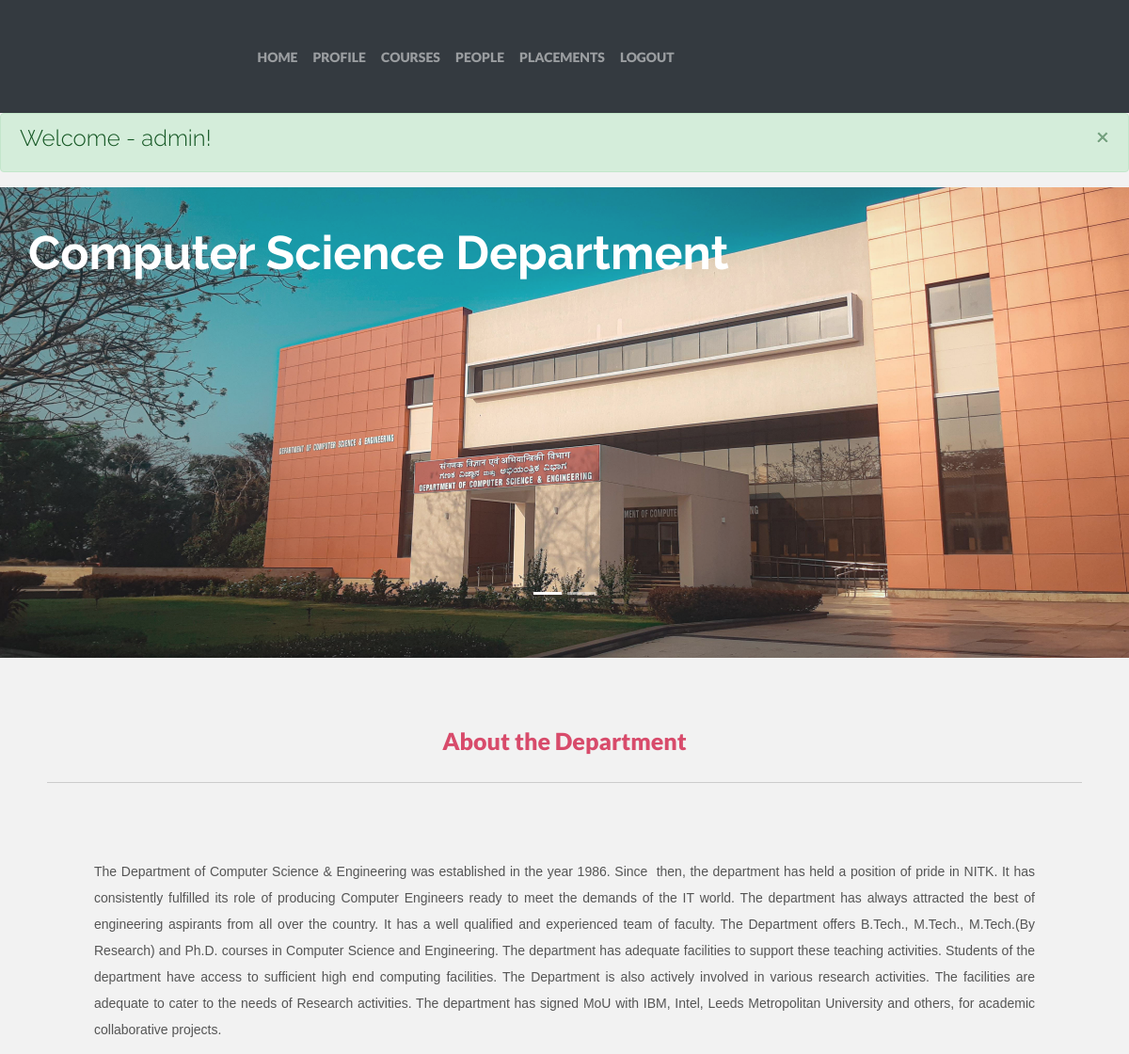
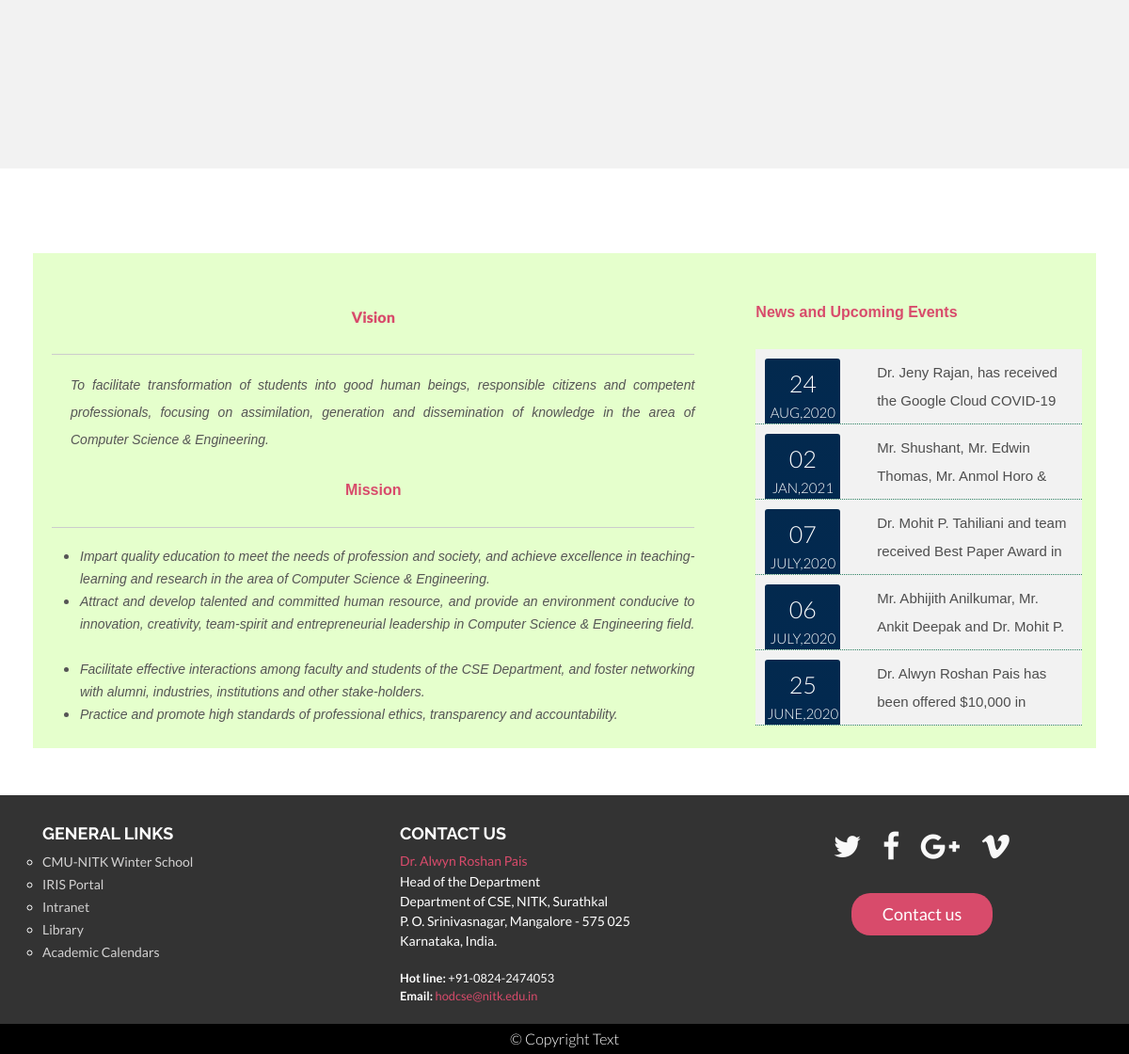
Page /index.php (signed in) on the committed database (2 pictures, top to bottom).
### tables this page shows
CREATE TABLE `news` (
  `News_id` int(11) NOT NULL,
  `day` varchar(4) NOT NULL,
  `Date` varchar(11) NOT NULL,
  `Content` varchar(100) NOT NULL
);

### index.php (the view, shortened to what this page needs)
<!doctype html>
<html lang="en">
  <head>
    <link rel="stylesheet" href="http://cdnjs.cloudflare.com/ajax/libs/font-awesome/4.6.3/css/font-awesome.min.css">
    <link rel="stylesheet" href="https://stackpath.bootstrapcdn.com/bootstrap/4.5.0/css/bootstrap.min.css">
    <link rel="stylesheet" type="text/css" href="css/style.css">
    <link href="css/font-awesome.min.css" rel="stylesheet">
  </head>
  <body>
    <?php
    require 'partials/_nav.php';
    ?>
    <div class="">
        <div class="alert alert-success alert-dismissible fade show" role="alert">
        <h4 class="alert-heading">Welcome - <?php echo $_SESSION['Name']; ?>!</h4>
        <button type="button" class='close' data-dismiss='alert' aria-label='Close'>
          <span aria-hidden='true'>&times;</span>
        </button>
        </div>
    </div>
<div id="demo" class="carousel slide slidespc" data-ride="carousel">
  <ul class="carousel-indicators">
    <li data-target="#demo" data-slide-to="0" class="active"></li>
    <li data-target="#demo" data-slide-to="1"></li>
  </ul>
  <div class="carousel-inner">
    <div class="carousel-item active ">
          <img style="width: 100%; height: 500px; opacity: 0.9;
	filter: alpha(opacity=80);" src="dept.jpg" alt="CSE deptartment">
            <div class="carousel-caption">
              <h3 class="top-left" style="color: #fff; font-size: 50px; font-weight: 700;">Computer Science Department </h3>
            </div>
    </div>
    </div>
  </div>
<br />
<div style="padding: 50px 50px;">
					<p style="font-size: 13.008px; text-align: center;"><span style="font-size:25px; text-align: center; font-weight: bold;"><span style="color: #d84b6b;"><span><strong>About the Department</strong></span></span></span></p>
					<hr />
					<p style="font-size: 13.008px;">   </p>
					<p style="font-size: 13.008px; text-align: justify; padding: 10px 50px;"><span style="font-size:14px;"><span style="font-family:arial,helvetica,sans-serif;">The Department of Computer Science &amp; Engineering was established in the year 1986. Since  then, the department has held a position of pride in NITK. It has consistently fulfilled its role of producing Computer Engineers ready to meet the demands of the IT world. The department has always attracted the best of engineering aspirants from all over the country. It has a well qualified and experienced team of faculty. The Department offers B.Tech., M.Tech., M.Tech.(By Research) and Ph.D. courses in Computer Science and Engineering. The department has adequate facilities to support these teaching activities. Students of the department have access to sufficient high end computing facilities. The Department is also actively involved in various research activities. The facilities are adequate to cater to the needs of Research activities. The department has signed MoU with IBM, Intel, Leeds Metropolitan University and others, for academic collaborative projects.</span></span></p>
					<p style="font-size: 13.008px;">   </p>
					<p style="font-size: 13.008px;">   </p>
				</div>
		<div class="row" style="padding:  90px 50px 50px 50px; background-color: #fff;">
      <div class="vision col-8" style="padding: 30px 50px 0px 20px; background-color: #e5ffcc; ">
      <br />
      <p style="text-align: center;"><span><span ><span style="color:#d84b6b; font-weight: bold;"><strong style="font-size: 16.008px;">Vision</strong></span></span></span></p>
            <hr />
            <div style="margin-left: 20px;">
            <p style="text-align: justify;"><span style="font-size:14px;"><span style="font-family:arial,helvetica,sans-serif;"><em><span style="line-height: 1.538em;">To facilitate transformation of students into good human beings, responsible citizens and competent professionals, focusing on assimilation, generation and dissemination of knowledge in the area of Computer Science &amp; Engineering.  </span></em></span></span></p>
</div>
            <p style="text-align: center;"><span style="font-size:16px;"><span style="font-family:arial,helvetica,sans-serif;"><span style="color: #d84b6b; font-weight: bold;"><strong>Mission</strong></span></span></span></p>
            <hr />
            <div style="margin-left: 30px;">
            <ul>
                <li style="text-align: justify;"><span style="font-size:14px;"><span style="font-family:arial,helvetica,sans-serif;"><em>Impart quality education to meet the needs of profession and society, and achieve excellence in teaching-learning and research in the area of Computer Science &amp; Engineering.  </em></span></span></li>
                <li style="text-align: justify;"><span style="font-size:14px;"><span style="font-family:arial,helvetica,sans-serif;"><em>Attract and develop talented and committed human resource, and provide an environment conducive to innovation, creativity, team-spirit and entrepreneurial leadership in Computer Science &amp; Engineering field.  </em></span></span></li>
                <li style="text-align: justify;"><span style="font-size:14px;"><span style="font-family:arial,helvetica,sans-serif;"><em>Facilitate effective interactions among faculty and students of the <span data-scayt_word="CSE" data-scaytid="1">CSE</span> Department, and foster networking with alumni, industries, institutions and other stake-holders.</em></span></span></li>
                <li style="text-align: justify;"><span style="font-size:14px;"><span style="font-family:arial,helvetica,sans-serif;"><em>Practice and promote high standards of professional ethics, transparency and accountability.</em></span></span></li>
            </ul>
</div>
      </div>
      <div class="news-scroll col-4" style="background-color: #e5ffcc; padding: 50px -20px 0px 0px;">
      <br />
      <br />
      <p><span style="color:#000000;"><strong style="font-size: 13.008px;"><span style="font-family: arial, helvetica, sans-serif; font-size: 16px; color: #d84b6b; text-align: center; font-weight: bold;">News and Upcoming Events</span></strong></span></p>
        <div id="nt-example1-container">
                <ul id="nt-example1">
              <?php
              require 'partials/_dbconnect.php';
              if($_SERVER['REQUEST_METHOD'] =="GET"){
              $query = "SELECT * FROM news";
              $result = mysqli_query($link,$query);
               while ($row =mysqli_fetch_array($result)) {?>
               <li><div class="row src"><div class="col-4">
                        <div class="date-blk" id="news-div"><span id="n-span1">
                <?php echo "".$row["day"]."";  ?> </span><span id="n-span2"> <?php echo "".$row["Date"].""; ?></div></div> <div class="col-8" id="n-content" style="font-family:arial,helvetica,sans-serif;"><?php echo"".$row["Content"]."";?></div></em></div></li>
              <?php }
            }
              ?>
                </ul>
            </div>
            <br />
      </div>
    </div>
    <?php
    require 'partials/_footer.php';
    ?>
  </body>
</html>

### css/style.css (style rules this page uses)
body { background-color: #f2f2f2; font-family: "Lato"; font-weight: 300; font-size: 16px; color: #555; -webkit-font-smoothing: antialiased; -webkit-overflow-scrolling: touch; }
h1, h2, h3, h4, h5, h6 { font-family: "Raleway"; font-weight: 300; color: #333; }
p { line-height: 28px; margin-bottom: 25px; }
hr { display: block; height: 1px; border: 0; border-top: 1px solid #ccc; margin: 1em 0; padding: 0; }
body { overflow-x: hidden; }
ul, li { margin: 0; padding: 0; }
.carousel-inner>.carousel-item>img { width: 100%; height: 450px; }
.carousel-caption .top-left { position: absolute; top: -400px; left: -150px; }
.carousel-indicators { top: 420px; }
#nt-example1 { max-width: 620px; margin: auto; }
#nt-example1-container { text-align: center; }
#nt-example1 li { color: #4e4e4e; background: #F2F2F2; overflow: hidden; height: 80px; padding: 10px; line-height: 30px; list-style: none; font-size: 24px; text-align: left; border-bottom: 1px dotted #2c8162; }
#news-div { border-radius: 3px; display: inline-block; float: left; color: #fff; text-align: center; padding: 14px 0; margin-right: 20px; text-transform: uppercase; width: 90%; height: 95%; background: #02294e; background: -webkit-linear-gradient(to top, #012951, #03294e); background: linear-gradient(to top, #012951, #03294e); }
#n-span1 { display: block; font-size: 25px; font-weight: 300; margin-top: 0px; line-height: 25px; color: #fff; }
#n-span2 { font-size: 15px; color: #fff; }
#n-content { font-size: 15px; font-family: arial, helvetica, sans-serif; }

### rows in the picture
news: day "24", Date "AUG,2020", Content "Dr. Jeny Rajan, has received the Google Cloud COVID-19…"
news: day "02", Date "JAN,2021", Content "Mr. Shushant, Mr. Edwin Thomas, Mr. Anmol Horo &…"
news: day "07", Date "JULY,2020", Content "Dr. Mohit P. Tahiliani and team received Best Paper Award in…"
news: day "06", Date "JULY,2020", Content "Mr. Abhijith Anilkumar, Mr. Ankit Deepak and Dr. Mohit P.…"
news: day "25", Date "JUNE,2020", Content "Dr. Alwyn Roshan Pais has been offered $10,000 in…"

### other values in the picture
$_SESSION['Name'] "admin"
